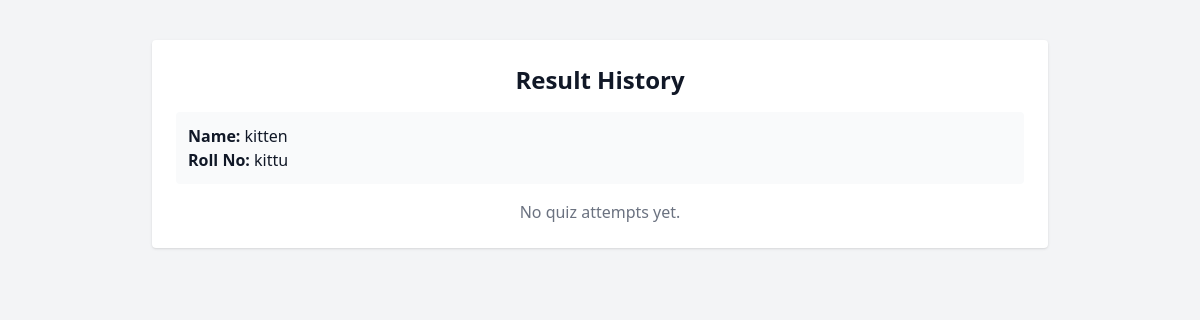
The page /result-history (signed in) on the database as committed earlier.
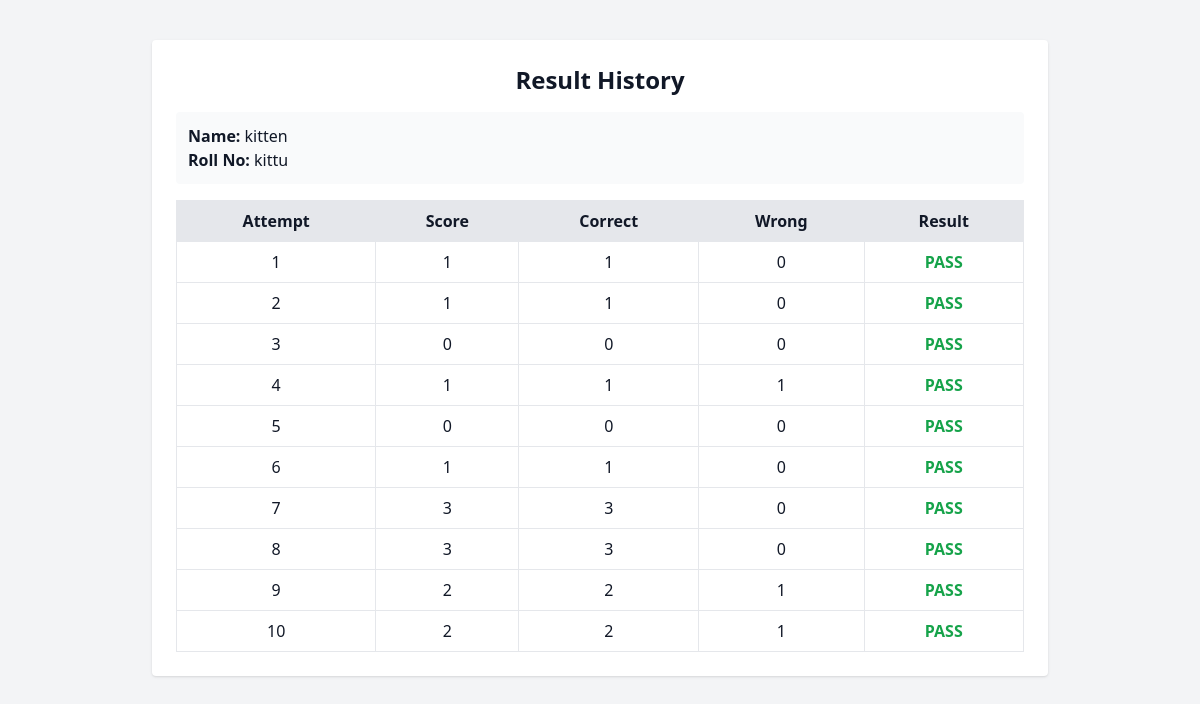
The same page on the database as committed later.
### Common/models.py (models this page shows)
class result(models.Model):
    roll_no = models.ForeignKey(student_registration,on_delete=models.PROTECT,related_name="RESULTS")
    score = models.IntegerField()
    correct_answer = models.IntegerField()
    wrong_answer = models.IntegerField()
    remarks = models.CharField(max_length=20)

### Student/views.py (the view)
# urls.py: path('result-history', views.result_history, name='result_history'),
def result_history(request):
    roll_no = request.session.get('roll_no')
    if not roll_no:
        return HttpResponse("Login required")
    student = student_registration.objects.get(roll_no=roll_no)
    results = result.objects.filter(roll_no=student).order_by('-id')
    return render(request, "result_history.html", {
        "student": student,
        "results": results
    })

### Student/Templates/result_history.html (shortened to what this page needs)
<!DOCTYPE html>
<html>
<head>
    <script src="https://cdn.tailwindcss.com"></script>
</head>
<body class="bg-gray-100 min-h-screen">
<div class="max-w-4xl mx-auto mt-10 bg-white p-6 rounded shadow text-gray-900">
    <h2 class="text-2xl font-bold mb-4 text-center">
        Result History
    </h2>
    <div class="mb-4 p-3 bg-gray-50 rounded">
        <p><b>Name:</b> {{ student.student_name }}</p>
        <p><b>Roll No:</b> {{ student.roll_no }}</p>
    </div>
    {% if results %}
    <table class="w-full border border-gray-300 text-center">
        <thead class="bg-gray-200">
            <tr>
                <th class="border p-2">Attempt</th>
                <th class="border p-2">Score</th>
                <th class="border p-2">Correct</th>
                <th class="border p-2">Wrong</th>
                <th class="border p-2">Result</th>
            </tr>
        </thead>
        <tbody>
            {% for r in results %}
            <tr>
                <td class="border p-2">{{ forloop.counter }}</td>
                <td class="border p-2">{{ r.score }}</td>
                <td class="border p-2">{{ r.correct_answer }}</td>
                <td class="border p-2">{{ r.wrong_answer }}</td>
                <td class="border p-2 font-semibold
                    {% if r.remarks == 'PASS' %}
                        text-green-600
                    {% else %}
                        text-red-600
                    {% endif %}
                ">
                    {{ r.remarks }}
                </td>
            </tr>
            {% endfor %}
        </tbody>
    </table>
    {% else %}
        <p class="text-center text-gray-500">
            No quiz attempts yet.
        </p>
    {% endif %}
</div>
</body>
</html>

Rows that differ between the two databases and show on the page:
added result: score "1", correct_answer "1", wrong_answer "0", remarks "PASS"
added result: score "1", correct_answer "1", wrong_answer "0", remarks "PASS"
added result: score "0", correct_answer "0", wrong_answer "0", remarks "PASS"
added result: score "1", correct_answer "1", wrong_answer "1", remarks "PASS"
added result: score "0", correct_answer "0", wrong_answer "0", remarks "PASS"
added result: score "1", correct_answer "1", wrong_answer "0", remarks "PASS"
added result: score "3", correct_answer "3", wrong_answer "0", remarks "PASS"
added result: score "3", correct_answer "3", wrong_answer "0", remarks "PASS"
added result: score "2", correct_answer "2", wrong_answer "1", remarks "PASS"
added result: score "2", correct_answer "2", wrong_answer "1", remarks "PASS"
Other text that changed with them:
text no longer shown: "No quiz attempts yet."
text now shown: "Attempt Score Correct Wrong Result"
